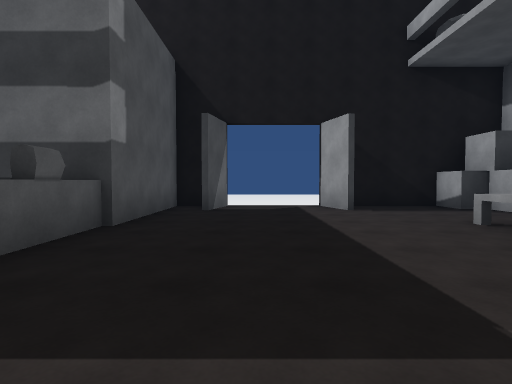
view 1 (above)

17 first-person views from a walk through a Unity game level. The camera is 1.3 m above the floor, tilts 2° down and sees 80° across. The floor is counted in squares, 2 m on a side. Each view is taken from the middle of a square. On the plan, view 1 faces up. The plan holds only what a view shows up to about 10 squares ahead; the rest is blank. The place goes on beyond the plan. The player character is not drawn. Surface patterns are stand-ins for the level's own textures.

view 2
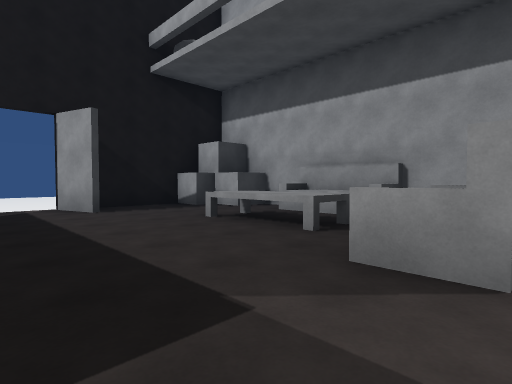

view 3
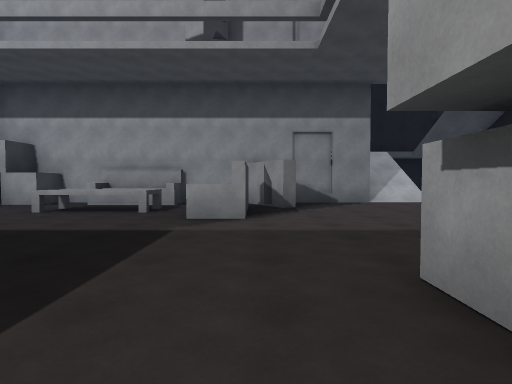

view 4
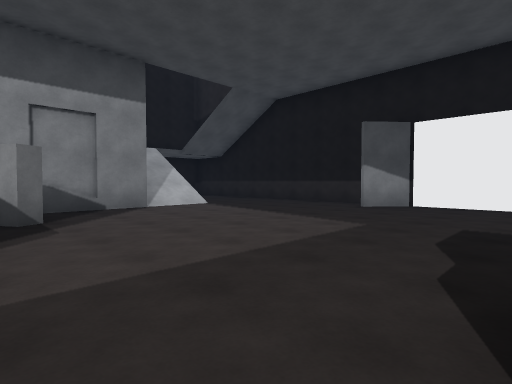

view 5
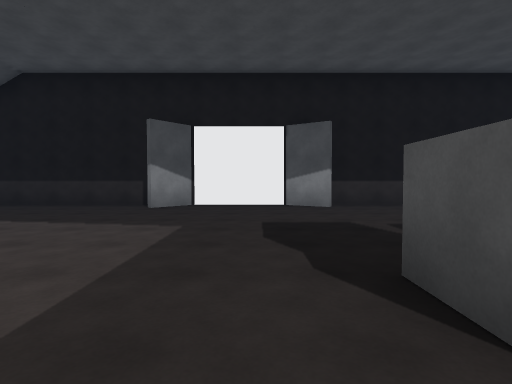

view 6
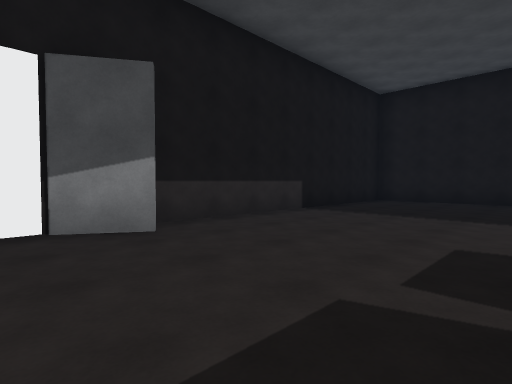

view 7
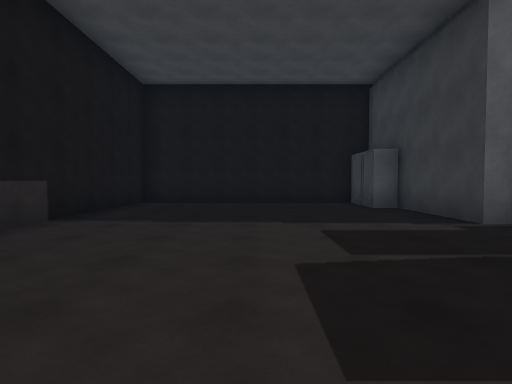

view 8
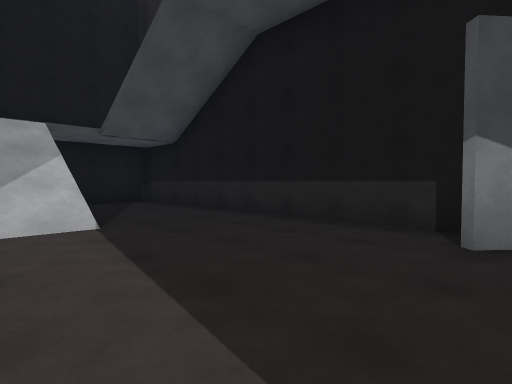

view 9
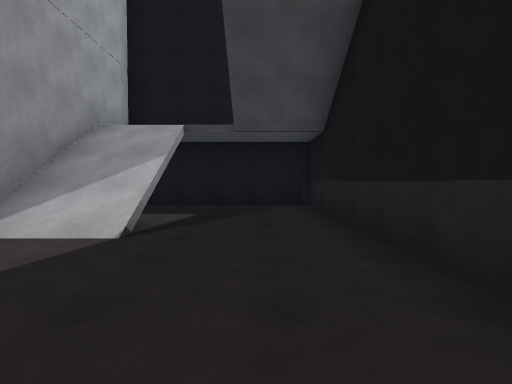

view 10
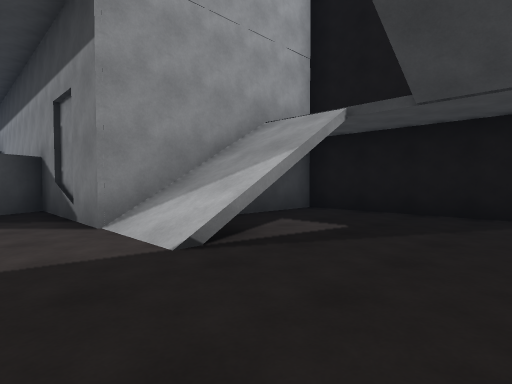

view 11
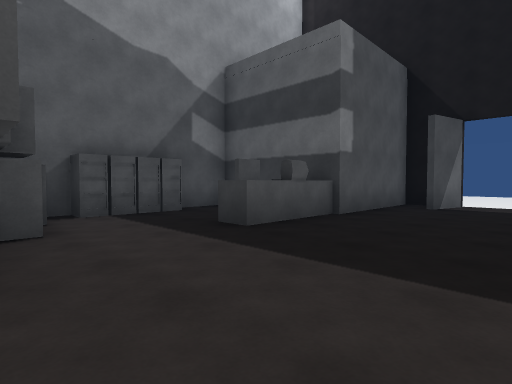

view 12
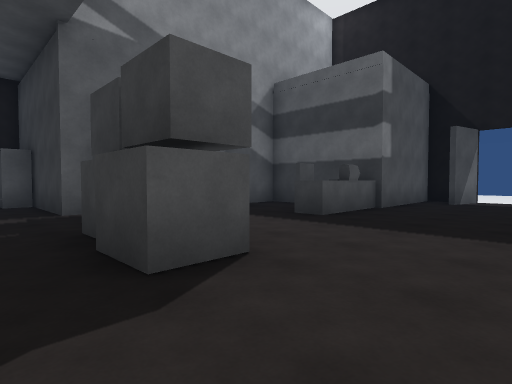

view 13
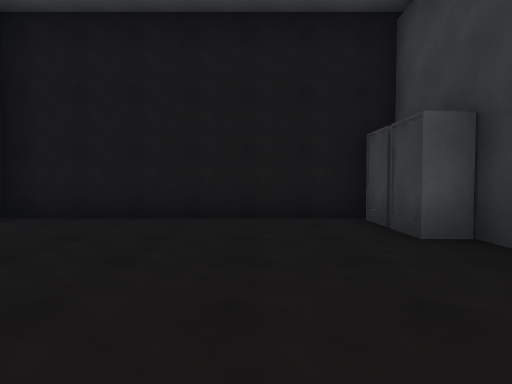

view 14
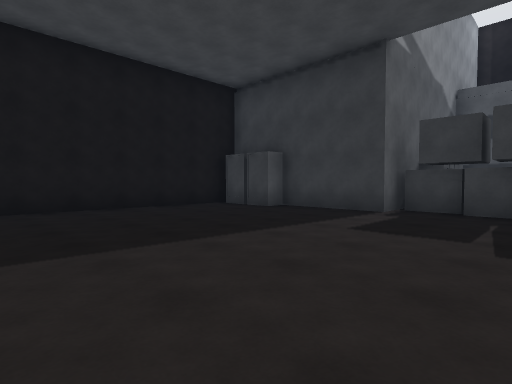

view 15
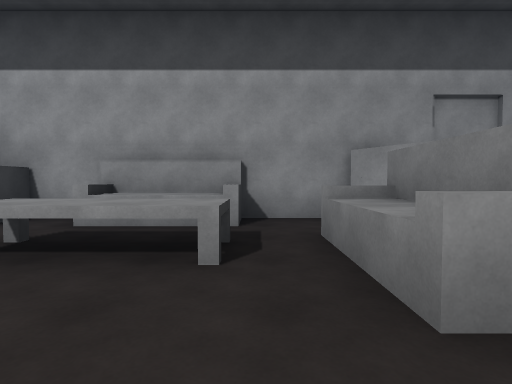

view 16
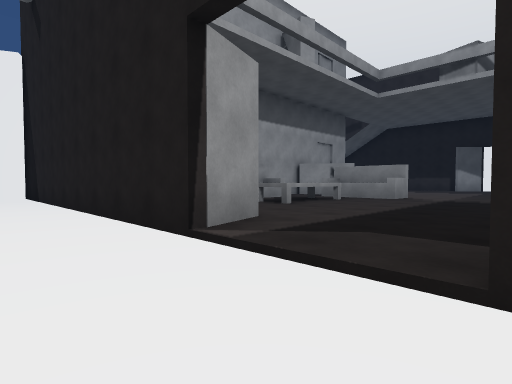

view 17
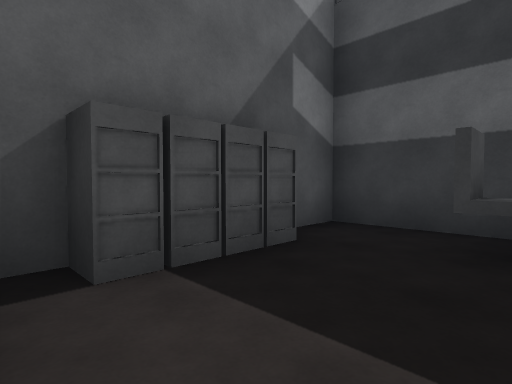

### Floor plan
Key: @ floor where view 1 was taken; # wall or solid block; . main floor; - floor 0.25 m lower than the main floor; / step, stairs or slope; ^ raised ledge.
Columns run from 11 left of view 1 to 12 right of it. Each row starts with its distance up from view 1.
 12             --
 11            ---
 10           ------
  9           -------------#
  8          ##..###########
  7          ##..#..##
  6          #.......#^
  5      #####........#
  4      #..^^.....^.^
  3      #..^#.....^.^
  2      ##.^.........#
  1      ##.......^^..#
  0      ##....@..#####
 -1   #########.....#.#
 -2 ###.....###.......#
 -3 #.................######
 -4 #.................// ..#
 -5 #.................// ..#
 -6 #......................#
 -7 #......................#
 -8 #........##..#.........#
 -9 ########################

Positions as (right, up) in squares from view 1, and headings:
1: (0, 0), facing up
2: (0, 0), facing up-right
3: (-3, 0), facing right
4: (-1, 0), facing down-right
5: (0, 0), facing down
6: (0, -4), facing down-left
7: (-1, -5), facing left
8: (2, -4), facing down-right
9: (3, -7), facing right
10: (5, -8), facing up-right
11: (1, -1), facing up-left
12: (1, -3), facing up-left
13: (-5, -4), facing left
14: (-3, -8), facing up-left
15: (1, 2), facing right
16: (-1, 10), facing down-right
17: (-3, 0), facing up-left
